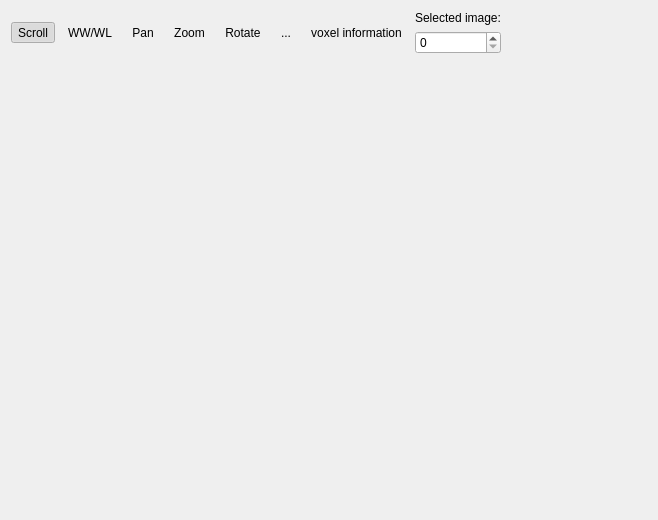
<?xml version="1.0" encoding="UTF-8"?>
<ui version="4.0">
 <class>udg::QAngioSubstractionExtensionBase</class>
 <widget class="QWidget" name="udg::QAngioSubstractionExtensionBase">
  <property name="geometry">
   <rect>
    <x>0</x>
    <y>0</y>
    <width>658</width>
    <height>520</height>
   </rect>
  </property>
  <property name="windowTitle">
   <string>Form</string>
  </property>
  <layout class="QHBoxLayout" name="horizontalLayout_2">
   <item>
    <widget class="QSplitter" name="m_verticalSplitter">
     <property name="orientation">
      <enum>Qt::Horizontal</enum>
     </property>
     <widget class="QSplitter" name="m_horizontalSplitter">
      <property name="sizePolicy">
       <sizepolicy hsizetype="Fixed" vsizetype="Fixed">
        <horstretch>0</horstretch>
        <verstretch>0</verstretch>
       </sizepolicy>
      </property>
      <property name="orientation">
       <enum>Qt::Vertical</enum>
      </property>
      <widget class="QWidget" name="layoutWidget_2">
       <layout class="QVBoxLayout">
        <property name="spacing">
         <number>6</number>
        </property>
        <property name="margin">
         <number>0</number>
        </property>
        <item>
         <layout class="QHBoxLayout">
          <property name="spacing">
           <number>6</number>
          </property>
          <property name="sizeConstraint">
           <enum>QLayout::SetMinimumSize</enum>
          </property>
          <property name="margin">
           <number>0</number>
          </property>
          <item>
           <widget class="QToolButton" name="m_slicingToolButton">
            <property name="text">
             <string>Scroll</string>
            </property>
            <property name="icon">
             <iconset>
              <normaloff/>
             </iconset>
            </property>
            <property name="iconSize">
             <size>
              <width>32</width>
              <height>32</height>
             </size>
            </property>
            <property name="checkable">
             <bool>true</bool>
            </property>
            <property name="checked">
             <bool>true</bool>
            </property>
            <property name="toolButtonStyle">
             <enum>Qt::ToolButtonTextUnderIcon</enum>
            </property>
            <property name="autoRaise">
             <bool>true</bool>
            </property>
           </widget>
          </item>
          <item>
           <widget class="QToolButton" name="m_windowLevelToolButton">
            <property name="text">
             <string>WW/WL</string>
            </property>
            <property name="icon">
             <iconset>
              <normaloff/>
             </iconset>
            </property>
            <property name="iconSize">
             <size>
              <width>32</width>
              <height>32</height>
             </size>
            </property>
            <property name="checkable">
             <bool>true</bool>
            </property>
            <property name="toolButtonStyle">
             <enum>Qt::ToolButtonTextUnderIcon</enum>
            </property>
            <property name="autoRaise">
             <bool>true</bool>
            </property>
           </widget>
          </item>
          <item>
           <widget class="QToolButton" name="m_translateToolButton">
            <property name="text">
             <string>Pan</string>
            </property>
            <property name="icon">
             <iconset>
              <normaloff/>
             </iconset>
            </property>
            <property name="iconSize">
             <size>
              <width>32</width>
              <height>32</height>
             </size>
            </property>
            <property name="checkable">
             <bool>true</bool>
            </property>
            <property name="toolButtonStyle">
             <enum>Qt::ToolButtonTextUnderIcon</enum>
            </property>
            <property name="autoRaise">
             <bool>true</bool>
            </property>
           </widget>
          </item>
          <item>
           <widget class="QToolButton" name="m_zoomToolButton">
            <property name="text">
             <string>Zoom</string>
            </property>
            <property name="icon">
             <iconset>
              <normaloff/>
             </iconset>
            </property>
            <property name="iconSize">
             <size>
              <width>32</width>
              <height>32</height>
             </size>
            </property>
            <property name="checkable">
             <bool>true</bool>
            </property>
            <property name="toolButtonStyle">
             <enum>Qt::ToolButtonTextUnderIcon</enum>
            </property>
            <property name="autoRaise">
             <bool>true</bool>
            </property>
           </widget>
          </item>
          <item>
           <widget class="QToolButton" name="m_rotateClockWiseToolButton">
            <property name="text">
             <string>Rotate</string>
            </property>
            <property name="icon">
             <iconset>
              <normaloff/>
             </iconset>
            </property>
            <property name="iconSize">
             <size>
              <width>32</width>
              <height>32</height>
             </size>
            </property>
            <property name="toolButtonStyle">
             <enum>Qt::ToolButtonTextUnderIcon</enum>
            </property>
            <property name="autoRaise">
             <bool>true</bool>
            </property>
           </widget>
          </item>
          <item>
           <widget class="QToolButton" name="m_screenShotToolButton">
            <property name="text">
             <string>...</string>
            </property>
            <property name="icon">
             <iconset>
              <normaloff/>
             </iconset>
            </property>
            <property name="iconSize">
             <size>
              <width>32</width>
              <height>32</height>
             </size>
            </property>
            <property name="checkable">
             <bool>true</bool>
            </property>
            <property name="autoRaise">
             <bool>true</bool>
            </property>
           </widget>
          </item>
          <item>
           <widget class="QToolButton" name="m_voxelInformationToolButton">
            <property name="enabled">
             <bool>true</bool>
            </property>
            <property name="layoutDirection">
             <enum>Qt::LeftToRight</enum>
            </property>
            <property name="text">
             <string>voxel information</string>
            </property>
            <property name="icon">
             <iconset>
              <normaloff/>
             </iconset>
            </property>
            <property name="iconSize">
             <size>
              <width>32</width>
              <height>32</height>
             </size>
            </property>
            <property name="checkable">
             <bool>true</bool>
            </property>
            <property name="autoRaise">
             <bool>true</bool>
            </property>
           </widget>
          </item>
          <item>
           <layout class="QVBoxLayout" name="verticalLayout">
            <item>
             <widget class="QLabel" name="m_imagetextLabel">
              <property name="text">
               <string>Selected image:</string>
              </property>
             </widget>
            </item>
            <item>
             <widget class="QSpinBox" name="m_imageSelectorSpinBox"/>
            </item>
           </layout>
          </item>
          <item>
           <spacer name="horizontalSpacer">
            <property name="orientation">
             <enum>Qt::Horizontal</enum>
            </property>
            <property name="sizeHint" stdset="0">
             <size>
              <width>40</width>
              <height>20</height>
             </size>
            </property>
           </spacer>
          </item>
         </layout>
        </item>
        <item>
         <layout class="QHBoxLayout" name="horizontalLayout">
          <property name="sizeConstraint">
           <enum>QLayout::SetMaximumSize</enum>
          </property>
          <item>
           <widget class="udg::Q2DViewerWidget" name="m_2DView_1" native="true">
            <property name="sizePolicy">
             <sizepolicy hsizetype="Expanding" vsizetype="Expanding">
              <horstretch>0</horstretch>
              <verstretch>0</verstretch>
             </sizepolicy>
            </property>
            <property name="maximumSize">
             <size>
              <width>100000</width>
              <height>100000</height>
             </size>
            </property>
           </widget>
          </item>
          <item>
           <widget class="udg::Q2DViewerWidget" name="m_2DView_2" native="true">
            <property name="sizePolicy">
             <sizepolicy hsizetype="Expanding" vsizetype="Expanding">
              <horstretch>0</horstretch>
              <verstretch>0</verstretch>
             </sizepolicy>
            </property>
            <property name="maximumSize">
             <size>
              <width>100000</width>
              <height>100000</height>
             </size>
            </property>
           </widget>
          </item>
         </layout>
        </item>
       </layout>
      </widget>
     </widget>
    </widget>
   </item>
  </layout>
 </widget>
 <customwidgets>
  <customwidget>
   <class>udg::Q2DViewerWidget</class>
   <extends>QWidget</extends>
   <header>q2dviewerwidget.h</header>
   <container>1</container>
  </customwidget>
 </customwidgets>
 <resources/>
 <connections/>
</ui>
